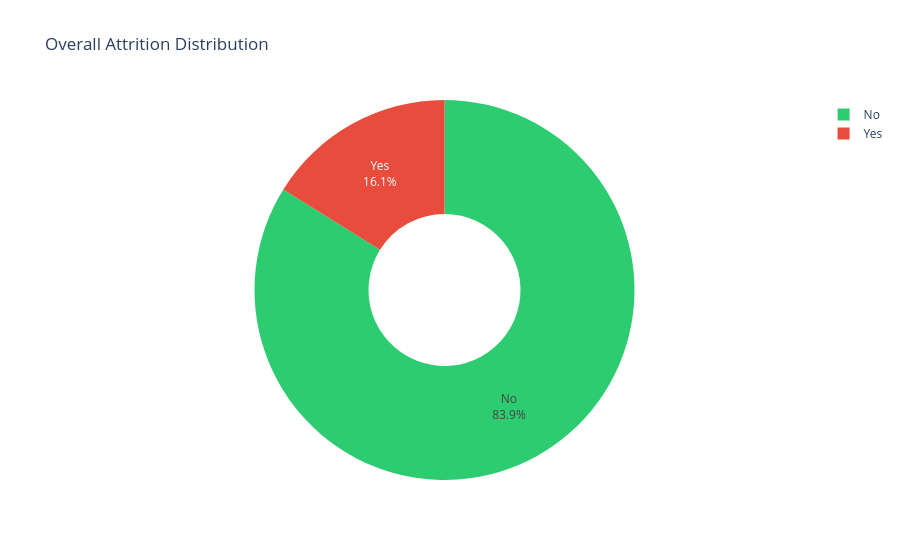

The notebook cell saved with this chart:
### Markdown cell above
### 4.1 Attrition Distribution

### Code cell
counts = df_clean['Attrition'].value_counts().reset_index()
counts.columns = ['Attrition', 'Count']
fig = px.pie(counts, values='Count', names='Attrition', title='Overall Attrition Distribution',
             color_discrete_sequence=['#2ecc71', '#e74c3c'], hole=0.4)
fig.update_traces(textposition='inside', textinfo='percent+label')
fig.show()

### Figure 1 — Plotly figure (JSON) as saved in the notebook; plotly's stock layout.template omitted (floating-point values rounded to 4 significant figures)
{"data": [{"domain": {"x": [0, 1], "y": [0, 1]}, "hole": 0.4, "hovertemplate": "Attrition=%{label}<br>Count=%{value}<extra></extra>", "labels": ["No", "Yes"], "legendgroup": "", "name": "", "showlegend": true, "textinfo": "percent+label", "textposition": "inside", "type": "pie", "values": [1233, 237]}], "layout": {"legend": {"tracegroupgap": 0}, "piecolorway": ["#2ecc71", "#e74c3c"], "title": {"text": "Overall Attrition Distribution"}}}
